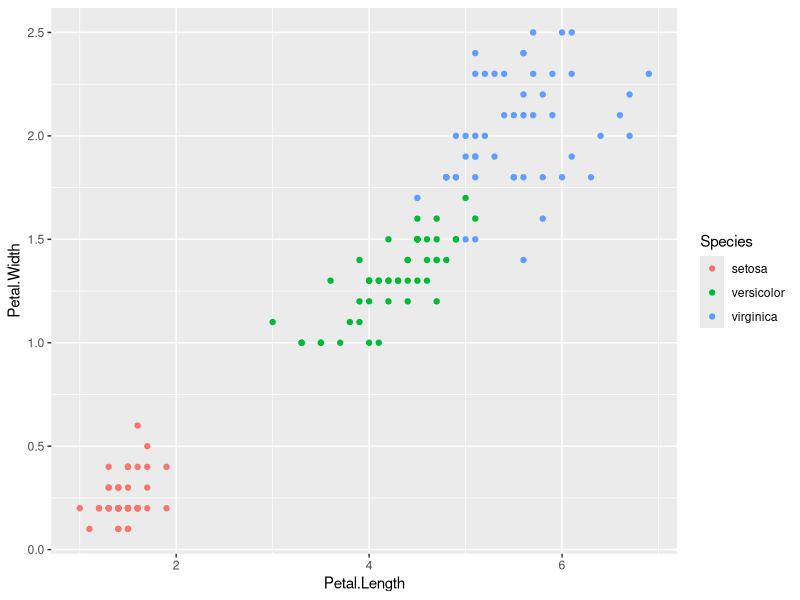
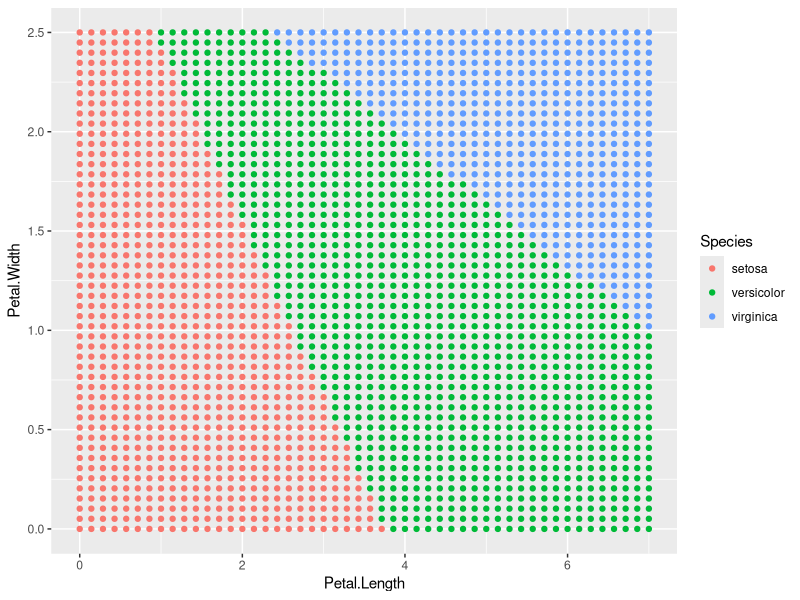
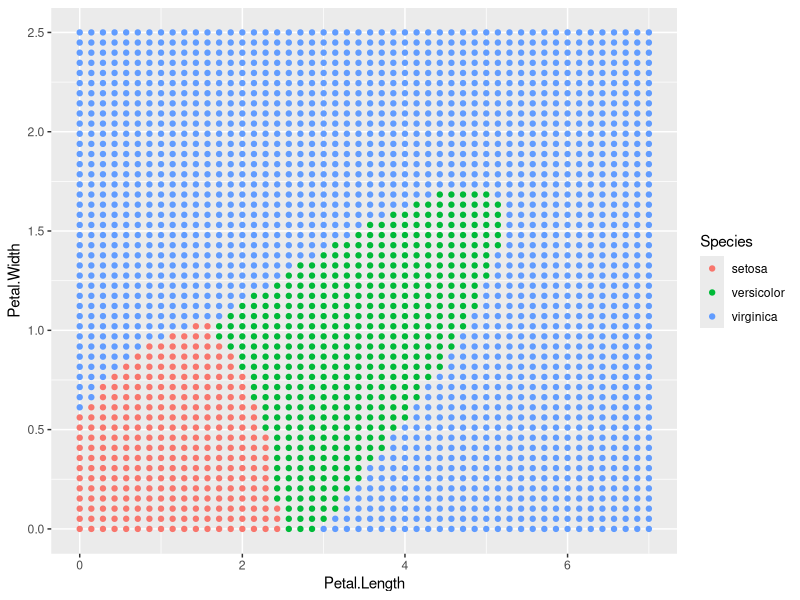
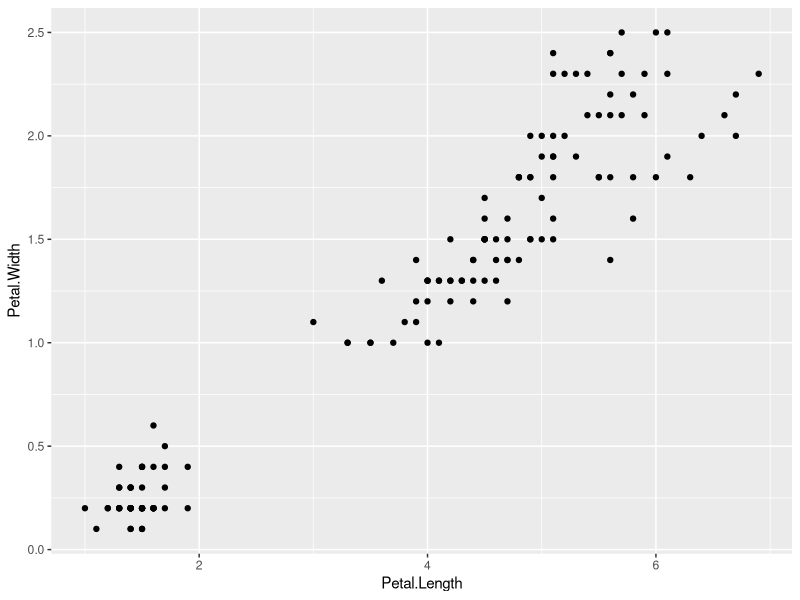
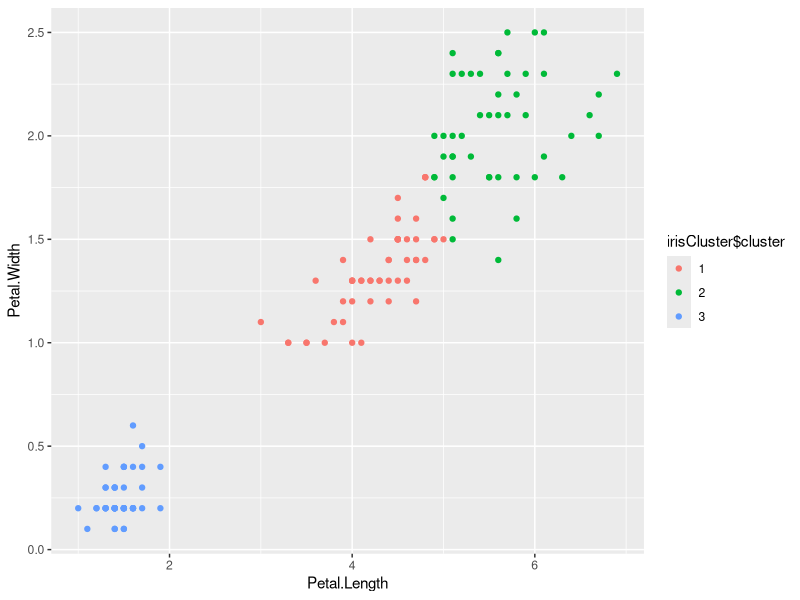
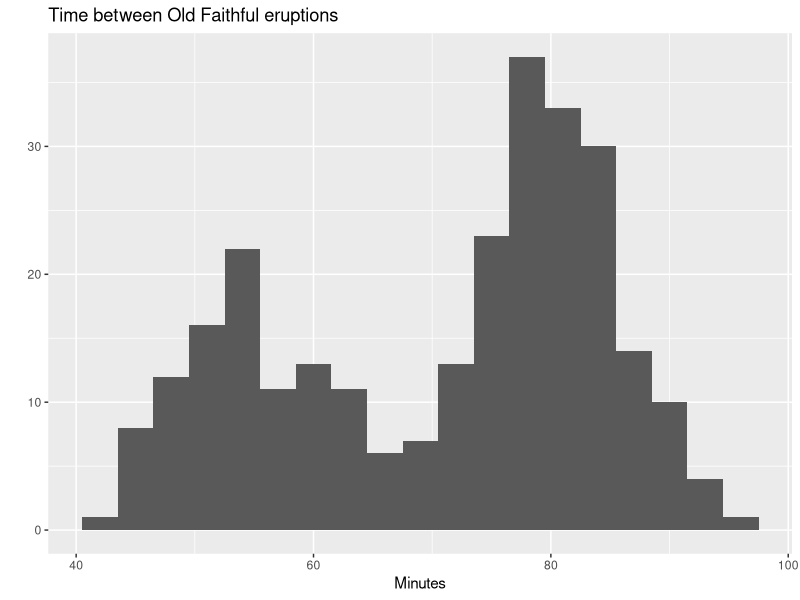
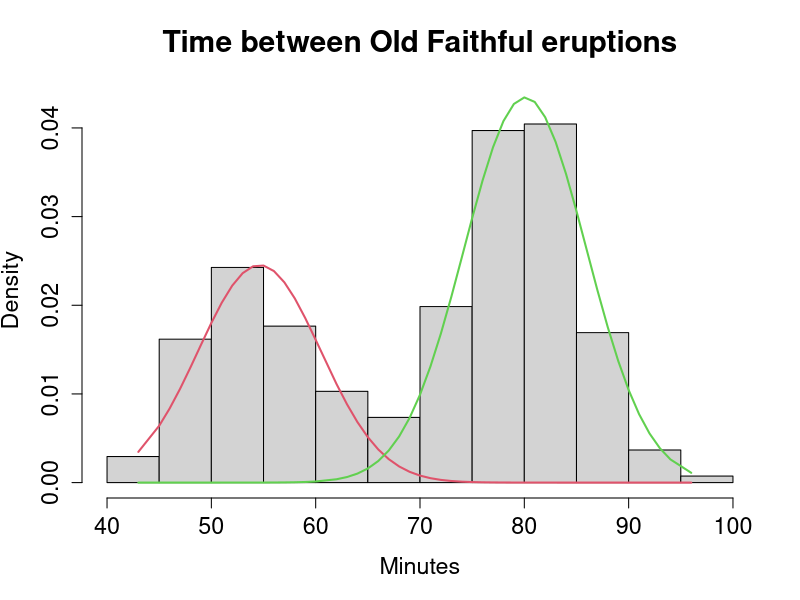

Write R code to recreate these figures, in order.
## ---- chunk 1
library(datasets)
head(iris)
## ---- chunk 2
library(ggplot2) #install.packages("ggplot2")  
ggplot(iris, aes(Petal.Length, Petal.Width, color = Species)) + geom_point()
## ---- chunk 3
library(MASS)
lda.iris <- lda(Species~Petal.Length+Petal.Width, data=iris)
lda.iris
## ---- chunk 4
synthetic.iris <- expand.grid(Petal.Length=seq(0,7,length.out=50), Petal.Width=seq(0,2.5,length.out=50))
synthetic.iris$Species <- predict(lda.iris, synthetic.iris)[[1]]
ggplot(synthetic.iris, aes(Petal.Length, Petal.Width, color = Species)) + geom_point()
## ---- chunk 5
library(MASS)
qda.iris <- qda(Species~Petal.Length+Petal.Width, data=iris)
qda.iris
## ---- chunk 6
synthetic.iris <- expand.grid(Petal.Length=seq(0,7,length.out=50), Petal.Width=seq(0,2.5,length.out=50))
synthetic.iris$Species <- predict(qda.iris, synthetic.iris)[[1]]
ggplot(synthetic.iris, aes(Petal.Length, Petal.Width, color = Species)) + geom_point()
## ---- chunk 7
ggplot(iris, aes(Petal.Length, Petal.Width)) + geom_point()
## ---- chunk 8
set.seed(20)
irisCluster <- kmeans(iris[, 3:4], 3, nstart = 20)
irisCluster
## ---- chunk 9
table(irisCluster$cluster, iris$Species)
## ---- chunk 10
irisCluster$cluster <- as.factor(irisCluster$cluster)
ggplot(iris, aes(Petal.Length, Petal.Width, color = irisCluster$cluster)) + geom_point()
## ---- chunk 11
library(mixtools) #install.packages("mixtools")
data("faithful")
qplot(faithful$waiting, main="Time between Old Faithful eruptions", xlab="Minutes",  ylab="", binwidth=3);
## ---- chunk 12
wait1 <- normalmixEM(faithful$waiting, lambda = .5, mu = c(55, 80), sigma = 5)
## ---- chunk 13
plot(wait1,loglik=FALSE,density=TRUE, cex.axis=1.4, cex.lab=1.4, cex.main=1.8,main2="Time between Old Faithful eruptions", xlab2="Minutes")
